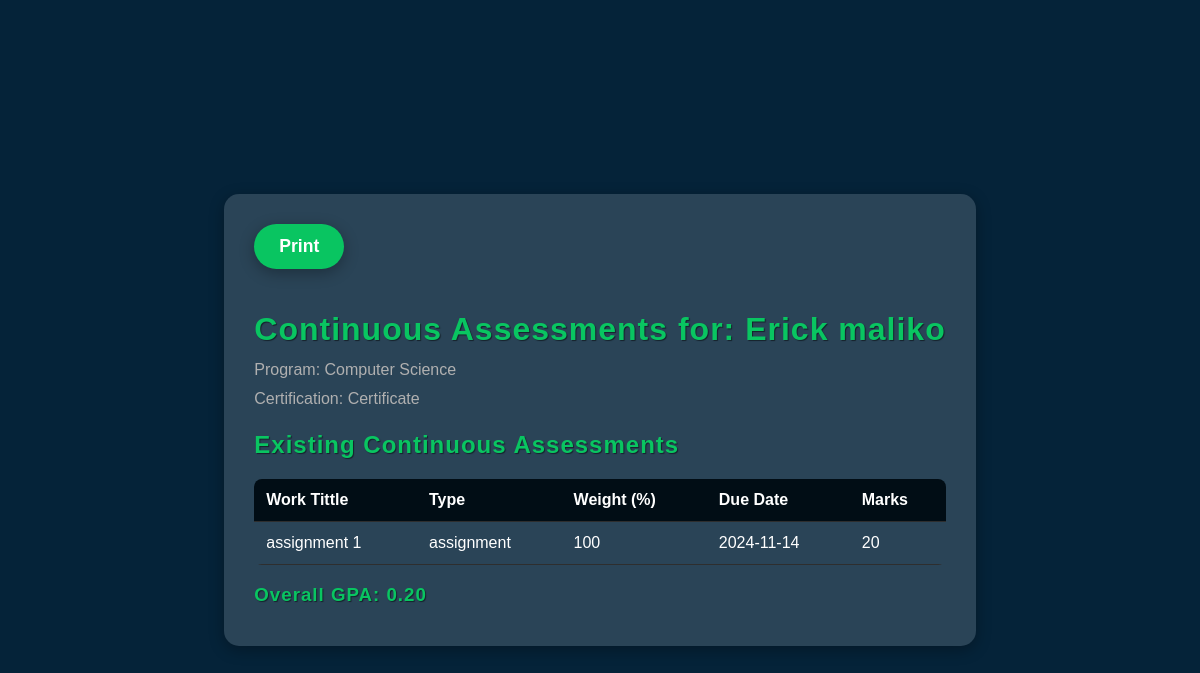
/student_ca.php, run on the app's committed database.
### tables this page shows
CREATE TABLE `student_details_table` (
  `student_id` int(11) NOT NULL AUTO_INCREMENT,
  `first_name` varchar(50) NOT NULL,
  `middle_name` varchar(50) DEFAULT NULL,
  `last_name` varchar(50) NOT NULL,
  `username` varchar(50) NOT NULL,
  `date_of_birth` date NOT NULL,
  `profile_picture` varchar(255) DEFAULT NULL,
  `phone_number` varchar(15) NOT NULL,
  `emergency_phone` varchar(15) NOT NULL,
  `gender` int(10) NOT NULL,
  `marital_status` int(20) DEFAULT NULL,
  `religion` int(30) DEFAULT NULL,
  `program_id` int(11) NOT NULL,
  `certification_type` int(50) NOT NULL,
  `intake_type` int(20) NOT NULL,
  PRIMARY KEY (`student_id`),
  UNIQUE KEY `username` (`username`),
  KEY `program_id` (`program_id`),
  KEY `fk_gender` (`gender`),
  KEY `fk_marital_status` (`marital_status`),
  KEY `fk_religion` (`religion`),
  KEY `fk_certification_type` (`certification_type`),
  KEY `fk_intake_type` (`intake_type`),
  CONSTRAINT `fk_certification_type` FOREIGN KEY (`certification_type`) REFERENCES `certifications` (`certification_id`),
  CONSTRAINT `fk_gender` FOREIGN KEY (`gender`) REFERENCES `gender` (`gender_id`),
  CONSTRAINT `fk_intake_type` FOREIGN KEY (`intake_type`) REFERENCES `intake` (`intake_id`),
  CONSTRAINT `fk_marital_status` FOREIGN KEY (`marital_status`) REFERENCES `maritalstatus` (`status_id`),
  CONSTRAINT `fk_religion` FOREIGN KEY (`religion`) REFERENCES `religion` (`religion_id`),
  CONSTRAINT `student_details_table_ibfk_1` FOREIGN KEY (`program_id`) REFERENCES `programs` (`program_id`) ON DELETE CASCADE
);

CREATE TABLE `programs` (
  `program_id` int(11) NOT NULL AUTO_INCREMENT,
  `program_name` varchar(255) DEFAULT NULL,
  `department_id` int(11) DEFAULT NULL,
  PRIMARY KEY (`program_id`),
  KEY `department_id` (`department_id`),
  CONSTRAINT `programs_ibfk_1` FOREIGN KEY (`department_id`) REFERENCES `departments` (`department_id`)
);

CREATE TABLE `certifications` (
  `certification_id` int(11) NOT NULL AUTO_INCREMENT,
  `certification_name` varchar(255) NOT NULL CHECK (`certification_name` in ('Certificate','Diploma','Degree','Masters','PhD')),
  PRIMARY KEY (`certification_id`)
);

CREATE TABLE `continuous_assessments` (
  `ca_id` int(11) NOT NULL AUTO_INCREMENT,
  `student_id` int(11) NOT NULL,
  `course_code` varchar(10) NOT NULL,
  `assessment_name` varchar(100) NOT NULL,
  `assessment_type` enum('assignment','Quiz','Test','Project') NOT NULL,
  `weight` int(11) NOT NULL,
  `due_date` date NOT NULL,
  `marks` int(3) DEFAULT NULL,
  PRIMARY KEY (`ca_id`),
  KEY `student_id` (`student_id`),
  CONSTRAINT `continuous_assessments_ibfk_1` FOREIGN KEY (`student_id`) REFERENCES `student_details_table` (`student_id`) ON DELETE CASCADE
);

### student_ca.php (the view, shortened to what this page needs)
<!DOCTYPE html>
<html lang="en">
<head>
</head>
<body>
    <div class="container">
        <button id="printButton" class="print-button">Print</button>
        <?php
        $servername = "localhost";
        $username = "root";
        $password = "";
        $dbname = "woods";
        $conn = new mysqli($servername, $username, $password, $dbname);
        $student_id = 15;
        $student_query = $conn->prepare("
            SELECT s.*, p.program_name, c.certification_name
            FROM student_details_table s
            JOIN programs p ON s.program_id = p.program_id
            JOIN certifications c ON s.certification_type = c.certification_id
            WHERE s.student_id = ?
        ");
        $student_query->bind_param("i", $student_id);
        $student_query->execute();
        $student_result = $student_query->get_result();
        $student_data = $student_result->fetch_assoc();
        if ($student_data) {
            $ca_query = $conn->prepare("
                SELECT ca.*, marks
                FROM continuous_assessments ca
                WHERE ca.student_id = ?
            ");
            $ca_query->bind_param("i", $student_id);
            $ca_query->execute();
            $ca_result = $ca_query->get_result();
            $total_marks = 0;
            $total_weight = 0;
            echo "<h1>Continuous Assessments for: " . htmlspecialchars($student_data['first_name'] . " " . $student_data['last_name']) . "</h1>";
            echo "<p>Program: " . htmlspecialchars($student_data['program_name']) . "</p>";
            echo "<p>Certification: " . htmlspecialchars($student_data['certification_name']) . "</p>";
            if ($ca_result && $ca_result->num_rows > 0) {
                echo "<h2>Existing Continuous Assessments</h2>";
                echo "<table>
                        <thead>
                            <tr>
                                <th>Work Tittle</th>
                                <th>Type</th>
                                <th>Weight (%)</th>
                                <th>Due Date</th>
                                <th>Marks</th>
                            </tr>
                        </thead>
                        <tbody>";
                while ($ca = $ca_result->fetch_assoc()) {
                    echo "<tr>
                            <td>" . htmlspecialchars($ca['assessment_name']) . "</td>
                            <td>" . htmlspecialchars($ca['assessment_type']) . "</td>
                            <td>" . htmlspecialchars($ca['weight']) . "</td>
                            <td>" . htmlspecialchars($ca['due_date']) . "</td>
                            <td>" . htmlspecialchars($ca['marks'] !== null ? $ca['marks'] : 'N/A') . "</td>
                          </tr>";
                    if ($ca['marks'] !== null) {
                        $total_marks += $ca['marks'] * ($ca['weight'] / 100);
                        $total_weight += $ca['weight'];
                    }
                }
                echo "</tbody></table>";
                $gpa = $total_weight > 0 ? $total_marks / $total_weight : 0;
                echo "<h3>Overall GPA: " . number_format($gpa, 2) . "</h3>";
            } else {
                echo "<p>No continuous assessments found for this student.</p>";
            }
        } else {
            echo "<p>Student not found.</p>";
        }
        ?>
    </div>
</body>
</html>

### student_ca.php (style rules this page uses)
:root { --primary-dark: #010d15; --primary-accent: #09c561; --neutral: #60676c; --background: #052339; --text-light: #ffffff; --text-secondary: #b0b0b0; --border-color: #2e2e2e; --button-color: #03005c; --box-shadow: 0 4px 15px rgba(0, 0, 0, 0.3); }
body { font-family: 'Arial', sans-serif; background-color: var(--background); margin: 0; padding: 20px; color: var(--text-light); display: flex; justify-content: center; align-items: center; height: 100vh; overflow: hidden; }
.container { max-width: 800px; background: rgba(255, 255, 255, 0.15); padding: 30px; border-radius: 15px; box-shadow: var(--box-shadow); transition: transform 0.3s, box-shadow 0.3s; }
h1, h2, h3 { color: var(--primary-accent); margin-bottom: 10px; text-shadow: 1px 1px 1px rgba(0, 0, 0, 0.5); letter-spacing: 1px; }
p { margin: 5px 0; color: var(--text-secondary); line-height: 1.5; }
.print-button { background-color: var(--primary-accent); color: var(--text-light); border: none; padding: 12px 25px; font-size: 1.1em; cursor: pointer; margin-bottom: 20px; border-radius: 25px; transition: background-color 0.3s, transform 0.3s, box-shadow 0.3s; display: inline-block; text-decoration: none; box-shadow: var(--box-shadow); font-weight: bold; }
table { width: 100%; border-collapse: collapse; margin-top: 20px; border-radius: 8px; overflow: hidden; }
th, td { padding: 12px; text-align: left; border-bottom: 1px solid var(--border-color); }
th { background-color: var(--primary-dark); color: var(--text-light); position: sticky; top: 0; z-index: 1; }
tr { transition: background-color 0.3s; }

### data on the page
student_details_table: first_name+last_name "Erick maliko", program.program_name "Computer Science", certification_type.certification_name "Certificate"
continuous_assessments: assessment_name "assignment 1", assessment_type "assignment", weight "100", due_date "2024-11-14", marks "20"

### other printed values
$gpa "0.20"
